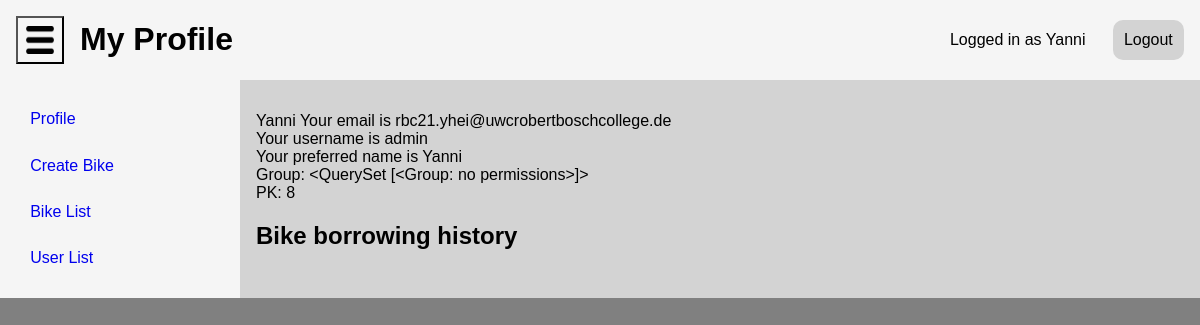
/profile/ (signed in), run on an earlier commit of the app's database.
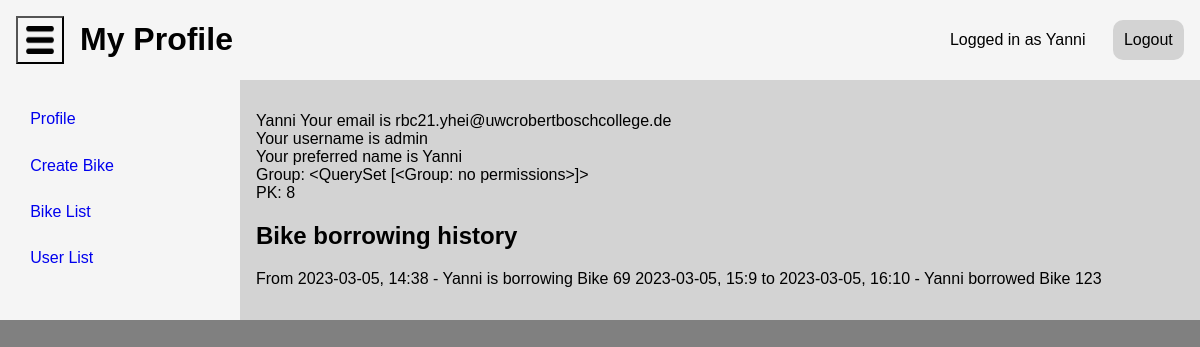
And on a later commit of the database.
### application/models.py (models this page shows, shortened)
class Borrowing(models.Model):
    start_time = models.DateTimeField(help_text="Leave blank for current time")
    end_time = models.DateTimeField()
    borrower = models.ForeignKey(
        User,
        on_delete=models.CASCADE,
    )
    borrowed_bike = models.ForeignKey(
        Bike,
        on_delete=models.CASCADE
    )
    key_received = models.BooleanField(null=True)
    key_returned = models.BooleanField(null=True)
    issue = models.ForeignKey(
        Issue,
        on_delete=models.PROTECT,
        null=True
        )
    def __str__(self) -> str:
        if self.end_time < timezone.now():
            return "{0}, {1}:{2} to {3}, {4}:{5} - {6} borrowed {7}".format(
                self.start_time.astimezone().date(),
                self.start_time.astimezone().hour,
                self.start_time.astimezone().minute,
                self.end_time.astimezone().date(),
                self.end_time.astimezone().hour,
                self.end_time.astimezone().minute,
                self.borrower,
                self.borrowed_bike,
            )
        else:
            return "From {0}, {1}:{2} - {3} is borrowing {4}".format(
                self.start_time.astimezone().date(),
                self.start_time.astimezone().hour,
                self.start_time.astimezone().minute,
                self.borrower,
                self.borrowed_bike,
            )

class User(AbstractUser):
    first_name = models.CharField(_("preferred name"), max_length=150, blank=True)
    email = models.EmailField(
        _('email address'),
        unique=True,
        validators=[schoolEmailValidator],
        error_messages={
            "unique": _("A user with that email already exists.")
        }
    )
    def __str__(self) -> str:
        return self.first_name
    class Meta:
        permissions = [
            ("own_bike", "Can be a bike steward")
        ]

class Bike(models.Model):
    SIZES = [
        ("", "Select bike size."),
        ("S", "small"),
        ("M", "medium"),
        ("L", "large"),
    ]
    number = models.IntegerField(
        unique=True,
        help_text="Number as it appears on the bike locks/keys"
    )
    size = models.CharField(
        max_length=1,
        choices=SIZES,
        default="",
        validators=[bikeSizeValidator],
    )
    steward = models.ForeignKey(
        User,
        on_delete=models.PROTECT
    )
    def __str__(self) -> str:
        return "Bike {0}".format(self.number)

### application/views.py (the view)
# urls.py: path("profile/", views.ProfileView.as_view(), name="profile"),
class ProfileView(LoginRequiredMixin, generic.TemplateView):
    login_url = reverse_lazy("login")
    template_name = "profile.html"
    def get_context_data(self, **kwargs):
        context = super().get_context_data(**kwargs)
        context["borrowings"] = Borrowing.objects.filter(borrower__id=self.request.user.pk).order_by("start_time")
        return context

### application/templates/profile.html
{% extends "base.html" %}
{% block title %}
<h1>My Profile</h1>
{% endblock %}
{% block content %}
<p>
    {{ user }}
    Your email is {{ user.email }}
    <br>
    Your username is {{ user.username }}
    <br>
    Your preferred name is {{ user.first_name }}
    <br>
    Group: {{ user.groups.all }}
    <br>
    PK: {{ user.id }}
</p>
<h2>
    Bike borrowing history
</h2>
<p>
    {% for instance in borrowings %}
        {{instance}}
    {% endfor %}
</p>
{% endblock %}

What changed in the data, as far as the page shows it:
added Borrowing: end_time+start_time+borrower "From 2023-03-05, 14:38 - Yanni is borrowing Bike 69"
added Borrowing: end_time+start_time+borrower "2023-03-05, 15:9 to 2023-03-05, 16:10 - Yanni borrowed Bike 123"
